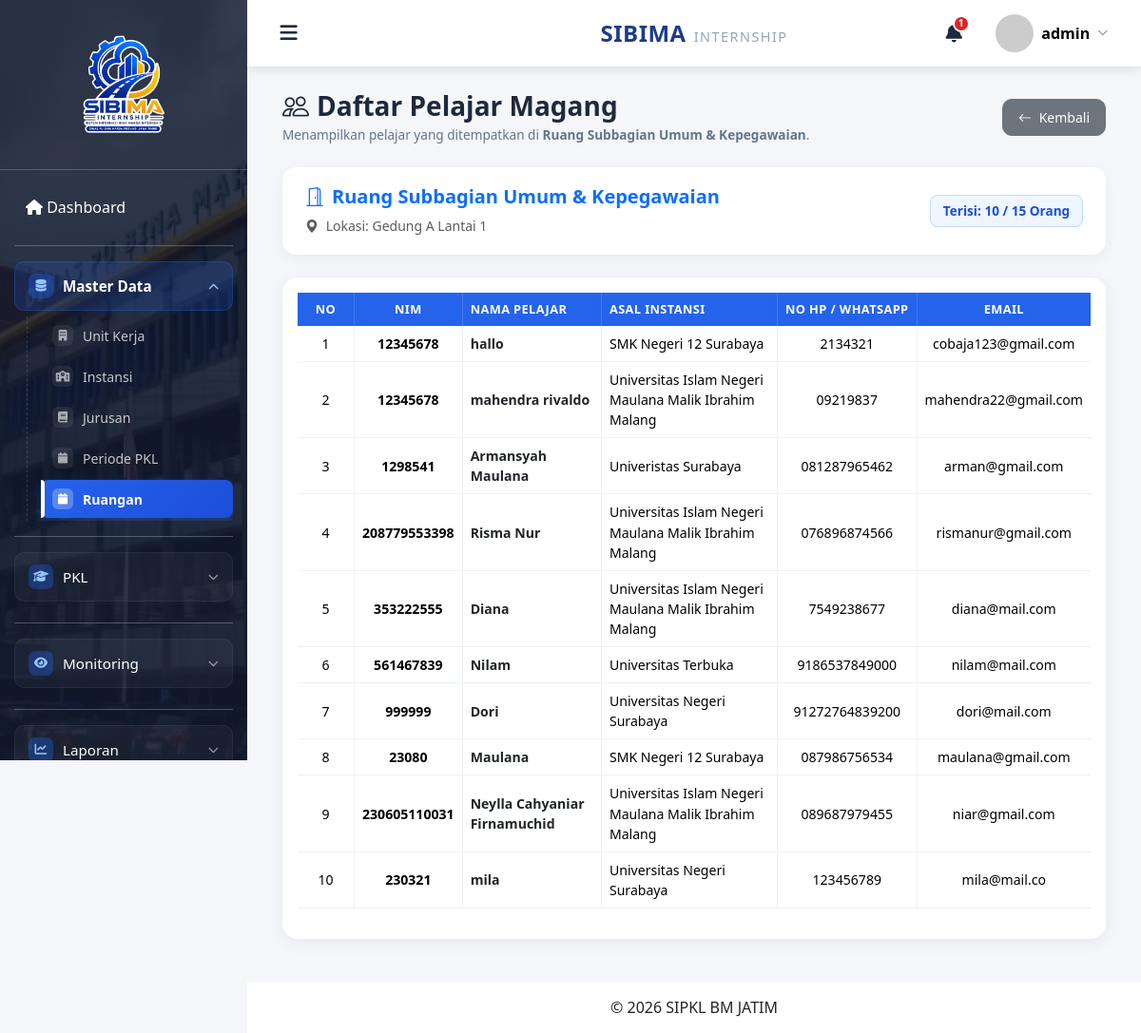
Page /admin/ruangan/daftar_pelajar.php?id=3 (signed in) on the committed database.
### tables this page shows
CREATE TABLE `ruangan` (
  `id_ruangan` int(11) NOT NULL,
  `id_unit_kerja` int(11) NOT NULL,
  `nama_ruangan` varchar(150) NOT NULL,
  `lokasi` varchar(255) DEFAULT NULL,
  `kuota` int(11) NOT NULL DEFAULT 0
);

CREATE TABLE `pelajar` (
  `id` bigint(20) NOT NULL,
  `user_id` bigint(20) DEFAULT NULL,
  `nim` varchar(30) DEFAULT NULL,
  `nama` varchar(100) DEFAULT NULL,
  `instansi_id` int(11) NOT NULL,
  `jurusan_id` int(11) DEFAULT NULL,
  `id_ruangan` int(11) DEFAULT NULL,
  `alamat` text DEFAULT NULL,
  `no_hp` varchar(20) DEFAULT NULL,
  `email` varchar(100) DEFAULT NULL,
  `foto` varchar(255) DEFAULT NULL,
  `created_at` timestamp NULL DEFAULT NULL,
  `updated_at` timestamp NULL DEFAULT NULL,
  `last_notif_read` datetime DEFAULT NULL
);

CREATE TABLE `instansi` (
  `id` bigint(20) NOT NULL,
  `nama_instansi` varchar(255) NOT NULL,
  `alamat` text DEFAULT NULL,
  `kota` varchar(100) DEFAULT NULL,
  `created_at` timestamp NULL DEFAULT NULL,
  `updated_at` timestamp NULL DEFAULT NULL
);

### admin/ruangan/daftar_pelajar.php (the view, shortened to what this page needs)
<?php
    include "../../config/config.php";
    $id_ruangan = isset($_GET['id']) ? mysqli_real_escape_string($conn, $_GET['id']) : '';
    $query_ruangan = mysqli_query($conn, "SELECT * FROM ruangan WHERE id_ruangan = '$id_ruangan'");
    $ruangan = mysqli_fetch_assoc($query_ruangan);
    $query_pelajar = mysqli_query($conn, "
    SELECT p.*, i.nama_instansi
    FROM pelajar p
    LEFT JOIN instansi i ON p.instansi_id = i.id
    WHERE p.id_ruangan = '$id_ruangan'
    ORDER BY p.id DESC
");
    $total_ditempatkan = mysqli_num_rows($query_pelajar);
    include "../../include/header.php";
    include "../../include/navbar.php";
    include "../../include/sidebar.php";
?>
<div class="container-fluid">
    <div class="page-header-bar">
        <div>
            <h3><i class="bi bi-people me-2"></i>Daftar Pelajar Magang</h3>
            <p>Menampilkan pelajar yang ditempatkan di <b><?php echo htmlspecialchars($ruangan['nama_ruangan']); ?></b>.
            </p>
        </div>
        <a href="index.php" class="btn btn-secondary btn-sm px-3 py-2" style="border-radius: 10px;">
            <i class="bi bi-arrow-left me-1"></i> Kembali
        </a>
    </div>
    <div class="ruangan-info-box">
        <div>
            <h5 class="fw-bold text-primary mb-2"><i
                    class="bi bi-door-open me-2"></i><?php echo htmlspecialchars($ruangan['nama_ruangan']); ?></h5>
            <div class="text-muted small">
                <i class="bi bi-geo-alt-fill me-1"></i> Lokasi:
                <?php echo ! empty($ruangan['lokasi']) ? htmlspecialchars($ruangan['lokasi']) : '-'; ?>
            </div>
        </div>
        <div>
            <span class="badge-kuota">
                Terisi: <?php echo $total_ditempatkan; ?> / <?php echo $ruangan['kuota']; ?> Orang
            </span>
        </div>
    </div>
    <div class="card card-table">
        <div class="card-body">
            <div class="table-responsive">
                <table id="tabelPelajarRuangan" class="table table-hover table-modern-pelajar">
                    <thead>
                        <tr>
                            <th width="60">No</th>
                            <th>NIM</th>
                            <th class="text-left-col">Nama Pelajar</th>
                            <th class="text-left-col">Asal Instansi</th>
                            <th>No HP / WhatsApp</th>
                            <th>Email</th>
                        </tr>
                    </thead>
                    <tbody>
                        <?php
                        $no = 1;
                        if (mysqli_num_rows($query_pelajar) > 0) {
                            while ($row = mysqli_fetch_assoc($query_pelajar)) {
                            ?>
                        <tr>
                            <td><?php echo $no++; ?></td>
                            <td><span class="fw-semibold"><?php echo htmlspecialchars($row['nim']); ?></span></td>
                            <td class="text-left-col fw-bold text-dark"><?php echo htmlspecialchars($row['nama']); ?>
                            </td>
                            <td class="text-left-col">
                                <?php echo ! empty($row['nama_instansi']) ? htmlspecialchars($row['nama_instansi']) : '<span class="text-muted">-</span>'; ?>
                            </td>
                            <td><?php echo ! empty($row['no_hp']) ? htmlspecialchars($row['no_hp']) : '-'; ?></td>
                            <td><?php echo ! empty($row['email']) ? htmlspecialchars($row['email']) : '-'; ?></td>
                        </tr>
                        <?php
                        }
                        }
                    ?>
                    </tbody>
                </table>
            </div>
        </div>
    </div>
</div>
<?php include "../../include/footer.php"; ?>

### assets/css/style.css (style rules this page uses)
* { margin:0; padding:0; box-sizing:border-box; }
body { background:#f4f6f9; font-family:'Segoe UI',sans-serif; }
a { text-decoration:none; }
.card { border:none; border-radius:15px; box-shadow:0 5px 15px rgba(0,0,0,.08); }

### admin/ruangan/daftar_pelajar.php (style rules this page uses)
.page-header-bar { display: flex; justify-content: space-between; align-items: center; margin-bottom: 1.5rem; }
.page-header-bar h3 { font-weight: 700; color: #1e293b; margin: 0; }
.page-header-bar p { color: #64748b; font-size: 0.85rem; margin: 0.2rem 0 0; }
.card-table { border: none; border-radius: 16px; box-shadow: 0 4px 18px rgba(0, 0, 0, 0.06); }
table.table-modern-pelajar { border-collapse: separate !important; border-spacing: 0; width: 100% !important; }
table.table-modern-pelajar thead th { background: #2563eb; color: #fff; border: none !important; font-size: 0.8rem; text-transform: uppercase; letter-spacing: 0.4px; white-space: nowrap; text-align: center; border-right: 1px solid rgba(255, 255, 255, 0.15) !important; }
table.table-modern-pelajar thead th:last-child { border-right: none !important; }
table.table-modern-pelajar thead th.text-left-col { text-align: left; }
table.table-modern-pelajar tbody td { vertical-align: middle; font-size: 0.88rem; border-color: #eef1f5 !important; text-align: center; border-right: 1px solid #eef1f5; }
table.table-modern-pelajar tbody td.text-left-col { text-align: left !important; }
table.table-modern-pelajar tbody td:last-child { border-right: none; }
.ruangan-info-box { background: #fff; border-radius: 14px; padding: 1.2rem 1.5rem; box-shadow: 0 4px 14px rgba(0, 0, 0, 0.05); margin-bottom: 1.5rem; display: flex; justify-content: space-between; align-items: center; }
.badge-kuota { padding: 0.4rem 0.8rem; border-radius: 8px; font-size: 0.85rem; font-weight: 600; background: #eff6ff; color: #1d4ed8; border: 1px solid #bfdbfe; }

### rows in the picture
ruangan: nama_ruangan "Ruang Subbagian Umum & Kepegawaian", lokasi "Gedung A Lantai 1", kuota "15"
pelajar: nim "12345678", nama "hallo", instansi.nama_instansi "SMK Negeri 12 Surabaya", no_hp "2134321", email "cobaja123@gmail.com"
pelajar: nim "12345678", nama "mahendra rivaldo", instansi.nama_instansi "Universitas Islam Negeri Maulana Malik Ibrahim Malang", no_hp "09219837", email "mahendra22@gmail.com"
pelajar: nim "1298541", nama "Armansyah Maulana", instansi.nama_instansi "Univeristas Surabaya", no_hp "081287965462", email "arman@gmail.com"
pelajar: nim "208779553398", nama "Risma Nur", instansi.nama_instansi "Universitas Islam Negeri Maulana Malik Ibrahim Malang", no_hp "076896874566", email "rismanur@gmail.com"
pelajar: nim "353222555", nama "Diana", instansi.nama_instansi "Universitas Islam Negeri Maulana Malik Ibrahim Malang", no_hp "7549238677", email "diana@mail.com"
pelajar: nim "561467839", nama "Nilam", instansi.nama_instansi "Universitas Terbuka", no_hp "9186537849000", email "nilam@mail.com"
pelajar: nim "999999", nama "Dori", instansi.nama_instansi "Universitas Negeri Surabaya", no_hp "91272764839200", email "dori@mail.com"
pelajar: nim "23080", nama "Maulana", instansi.nama_instansi "SMK Negeri 12 Surabaya", no_hp "087986756534", email "maulana@gmail.com"
pelajar: nim "230605110031", nama "Neylla Cahyaniar Firnamuchid", instansi.nama_instansi "Universitas Islam Negeri Maulana Malik Ibrahim Malang", no_hp "089687979455", email "niar@gmail.com"
pelajar: nim "230321", nama "mila", instansi.nama_instansi "Universitas Negeri Surabaya", no_hp "123456789", email "mila@mail.co"

### other values in the picture
$totalNotifikasi "1"
$_SESSION['nama'] "admin"
$total_ditempatkan "10"
